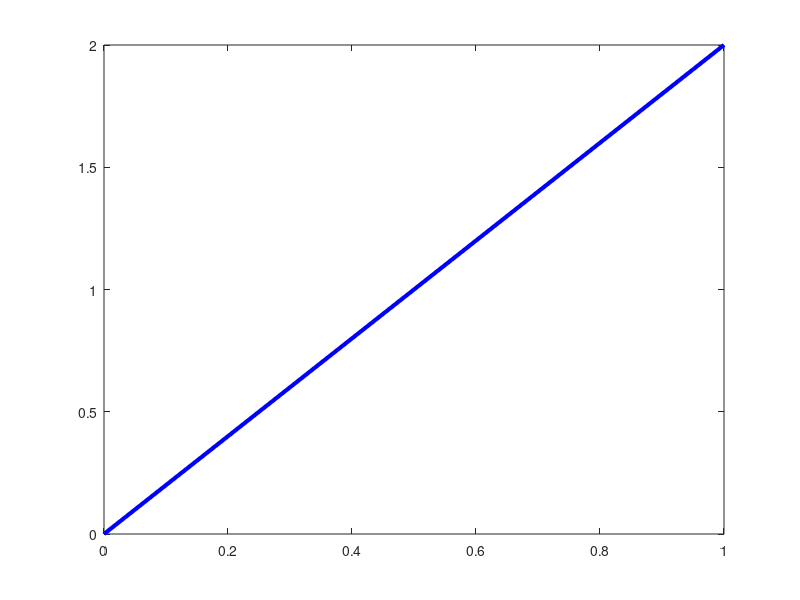
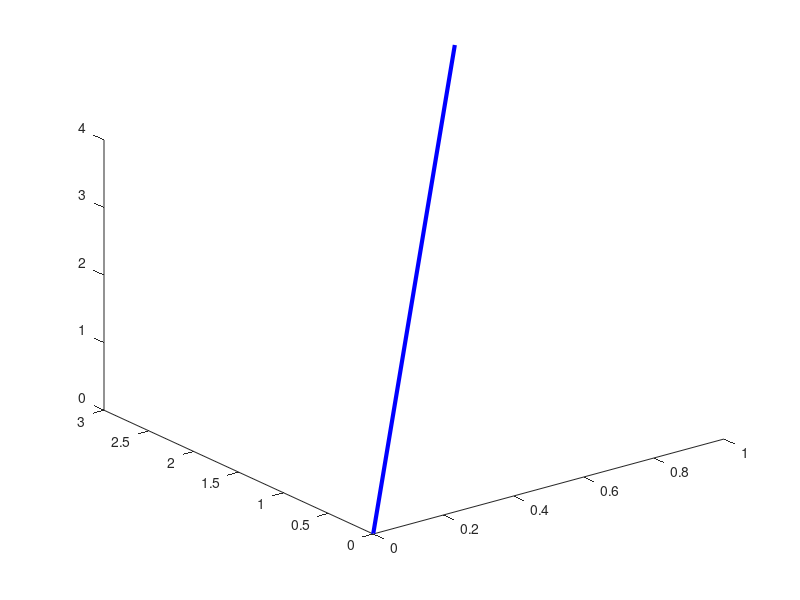

Source code (MATLAB) for these figures, in order:
% Plot vetores 2D e 3D

a = [ 1 2 ]';
b = [ 1 3 4]';


figure(1), clf
plot([0 a(1)],[0 a(2)],'b','linew',3) % 2d
figure(2), clf
plot3([0 b(1)],[0 b(2)],[0 b(3)],'b','linew',3)  % 3d